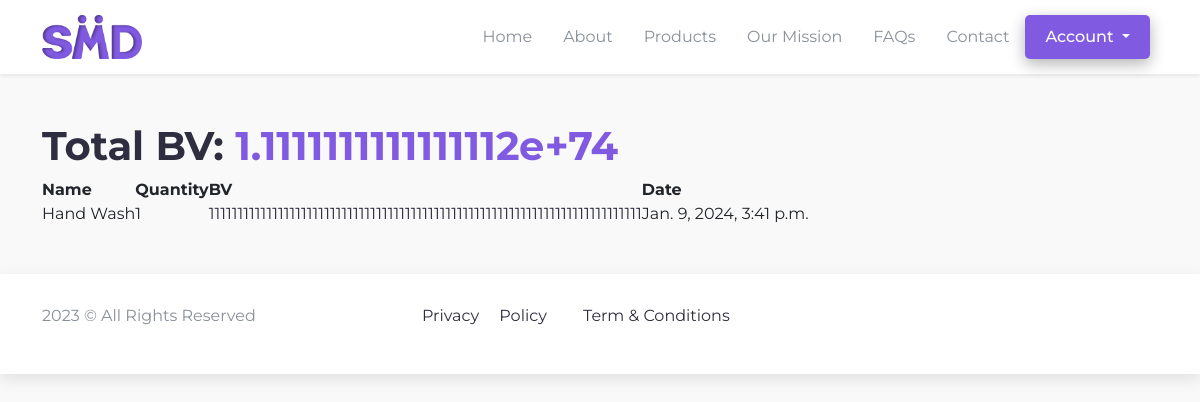
The page /user/repurchase (signed in) on the database its author committed.
### franchise/models.py (models this page shows, shortened)
class RepurchaseSellHistory(models.Model):
    id = models.AutoField(primary_key=True)
    supplier = models.ForeignKey(Franchise, on_delete=models.CASCADE)
    user = models.ForeignKey(Accociate, on_delete=models.CASCADE)
    product = models.ForeignKey(Product, on_delete=models.CASCADE)
    quantity = models.CharField(max_length=150)
    created_at = models.DateTimeField(auto_now=True)

class Product(models.Model):
    id = models.AutoField(primary_key=True)
    name = models.CharField(max_length=250)
    price = models.PositiveIntegerField()
    DP = models.PositiveIntegerField()
    BV = models.PositiveIntegerField()
    def __str__(self):
        return self.name

### agents/views.py (the view)
# urls.py: path('repurchase', views.repurchase, name="repurchase"),
@login_required
def repurchase(request):
    user = User.objects.get(username=request.user)
    accociate = Accociate.objects.get(user=user)
    history = RepurchaseSellHistory.objects.filter(user=accociate)
    context = {'history':history}
    return render(request, 'client/user/repurchase.html', context)

### template/client/user/repurchase.html (shortened to what this page needs)
{% extends "../base.html" %}
{% block css %}
<link
  rel="stylesheet"
  href="https://cdn.datatables.net/1.13.6/css/jquery.dataTables.css"
/>
<link
  rel="stylesheet"
  href="https://cdn.datatables.net/responsive/2.5.0/css/responsive.bootstrap5.min.css"
/>
{% endblock css %}
{% load mathfilters %}
{% block content %}
<section id="profile">
    <div class="container my-5">
        <div class="d-flex justify-content-between">
          <div>
            <h1>Total BV: <span class="totalbv">{{ data_count }}</span></h1>
          </div>
        </div>
        <table id="myTable" class="display">
          <thead>
            <tr>
              <th>Name</th>
              <th>Quantity</th>
              <th>BV</th>
              <th>Date</th>
            </tr>
          </thead>
          <tbody>
            {% for data in history %}
               <tr>
                <td>{{ data.product}}</td>
                <td>{{ data.quantity}}</td>
                <td><span class="bv">{{ data.product.BV|mul:data.quantity}} </span></td>
                <td>{{ data.created_at}}</td>
               </tr>
            {% endfor %}
          </tbody>
        </table>
      </div>
</section>
{% endblock %}

### template/client/base.html (shortened to what this page needs)
<!DOCTYPE html>
<html lang="en">
  <head>
    {% load static %}
    {% block css %}{% endblock css %}
    <link
      rel="stylesheet"
      href="https://cdn.jsdelivr.net/npm/bootstrap@5.2.3/dist/css/bootstrap.min.css"
    />
    <link rel="stylesheet" href="https://cdn.jsdelivr.net/npm/@tabler/icons-webfont@latest/tabler-icons.min.css">
    <link rel="stylesheet" href="{% static 'client/css/style.css' %}" />
  </head>
  <body>
    <nav class="navbar navbar-expand-lg shadow-sm">
      <div class="container">
        <a class="navbar-brand" to="/"> <img src="{% static 'client/images/smd.png' %}" alt=""> </a>
        <div
          class="collapse navbar-collapse justify-content-end"
          id="navbarNav"
        >
          <ul class="navbar-nav">
            <li class="nav-item">
              <a
                class="nav-link {% block activeHome %}{% endblock activeHome %}"
                href="/"
              >
                Home
              </a>
            </li>
            <li class="nav-item">
              <a
                class="nav-link {% block activeAbout %}{% endblock activeAbout %}"
                href="/about"
              >
                About
              </a>
            </li>
            <li class="nav-item">
              <a
                class="nav-link {% block activeProducts %}{% endblock activeProducts %}"
                href="/products"
              >
                Products
              </a>
            </li>
            <li class="nav-item">
              <a
                class="nav-link {% block activeMission %}{% endblock activeMission %}"
                href="/mission"
              >
                Our Mission
              </a>
            </li>
            <li class="nav-item">
              <a
                href="/faqs"
                class="nav-link {% block activeFaqs %}{% endblock activeFaqs %}"
              >
                FAQs
              </a>
            </li>
            <li class="nav-item">
              <a
                class="nav-link {% block activeContact %}{% endblock activeContact %}"
                href="/contact"
              >
                Contact
              </a>
            </li>
          </ul>
          {% if user.is_authenticated %}
          <div class="dropdown">
            <button class="primary-button dropdown-toggle mx-2" type="button" data-bs-toggle="dropdown" aria-expanded="false">
               Account
            </button>
          </div>
          {% endif %}
        </div>
      </div>
    </nav>
    {% comment %} content {% endcomment %} {% block content %}{% endblock content %} {% comment %} content {% endcomment %}
    <section id="footer">
      <div class="container">
        <div class="row justify-content-between">
          <div class="col-md-3">
            <p>2023 &copy; All Rights Reserved</p>
          </div>
          <div class="col-md-4">
            <a href="/privacy">Privacy</a>
            <a href="/policy" class="px-3">Policy</a>
            <a href="/privacy" class="px-3">Term & Conditions</a>
          </div>
          <div class="col-md-3 text-center">
              <a href="">
                <i class="ti ti-brand-facebook-filled"></i>
              </a>
              <a href="">
                <i class="ti ti-brand-instagram"></i>
              </a>
              <a href="">
                <i class="ti ti-brand-google-maps"></i>
              </a>
          </div>
        </div>
      </div>
    </section>
  </body>
</html>

### static/client/css/style.css (style rules this page uses)
* { margin: 0; padding: 0; list-style-type: none; text-decoration: none !important; box-sizing: border-box; font-family: 'Montserrat', sans-serif; }
:root { --blue1: #6F83FF; --blue: #815AE2; --pink: #FF8BB9; --black: #2F2E41; --bg: #F9F1FE; --white: #FFFFFF; --grey: #89909a; --success-bg: #E6F9F1; --success: #18C57E; --bg2: #f9f9f9; }
html, body { height: 100%; width: 100%; background-color: var(--bg2); }
nav { background-color: var(--white); text-align: center; padding: 10px 0 !important; }
nav ul { gap: 15px; }
nav ul li a { color: var(--grey) !important; font-weight: 500; cursor: pointer; }
nav img { width: 100px; }
.primary-button { padding: 10px 20px; border: none; border-radius: 5px; background-color: var(--blue); color: var(--white); font-weight: 500; box-shadow: 0px 5px 15px rgba(0, 0, 0, .3); }
h1 { font-weight: 55px !important; font-weight: 700; color: var(--black); }
span { color: var(--blue); }
p { color: var(--grey) !important; }
#profile table span { color: var(--black) !important; }
#footer { background-color: var(--white); width: 100%; bottom: 0 !important; padding: 30px 0; box-shadow: 0px 5px 15px rgba(0, 0, 0, .1); }
#footer a { color: var(--black); }
#footer i { font-size: 20px !important; padding-left: 15px; }

### rows shown on the page
RepurchaseSellHistory: product "Hand Wash", quantity "1", product.BV|mul "111111111111111111111111111111111111111111111111111111111111111111111111111", created_at "Jan. 9, 2024, 3:41 p.m."
